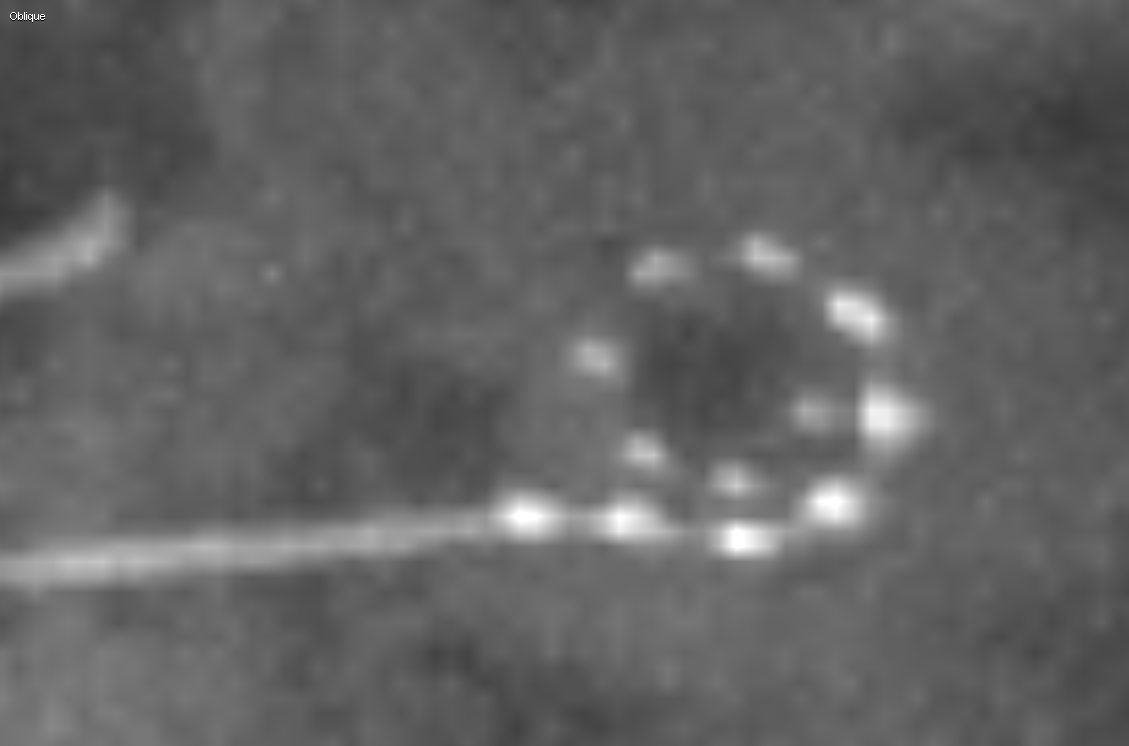
#> input picture DATA/ID03/ID03post.png, 1129 x 746 px
$ python -i utils.py   (imports and definitions only)
#> lines starting #> are read from the running program, lines starting #| are printed output that depends on the picture; after the words box and inside, x2 and y2 are one past the last pixel; in counts of white or black regions, pixels touching at a corner belong together
#> further down, picture is the input picture: shape (746, 1129, 3); min 0, max 255, mean 99.3

import sys
import numpy as np
from skimage import  measure
from scipy import spatial
import cv2
import imutils
from operator import itemgetter


# [15 lines left out: functions crop_image, normalize, not called in this run]


def find_bright_points(image):
    '''
    Find brightest points in image. Function uses thresholding, based on the
    mean pixel of an image, to extract the brightest pixels.
    INPUT:
        - image: post-operative image
    OUTPUT:
        - thresh_img: mask image showing pixels between determined threshold and 1
    '''
    gray = cv2.cvtColor(image, cv2.COLOR_BGR2GRAY)
    mean_pixel = np.mean(gray)
#> mean_pixel = 99.3
    if mean_pixel < 0.1:
        thresh = 0.155
    elif mean_pixel > 0.1 and mean_pixel < 0.2:
        thresh = 0.35
    elif mean_pixel > 0.2 and mean_pixel < 0.285:
        thresh = 0.5
    elif mean_pixel > 0.285 and mean_pixel < 0.5:
        thresh = 0.8
    elif mean_pixel > 0.5:
        thresh = 0.99
    thresh_img = cv2.threshold(gray, thresh, 1, cv2.THRESH_BINARY)[1]
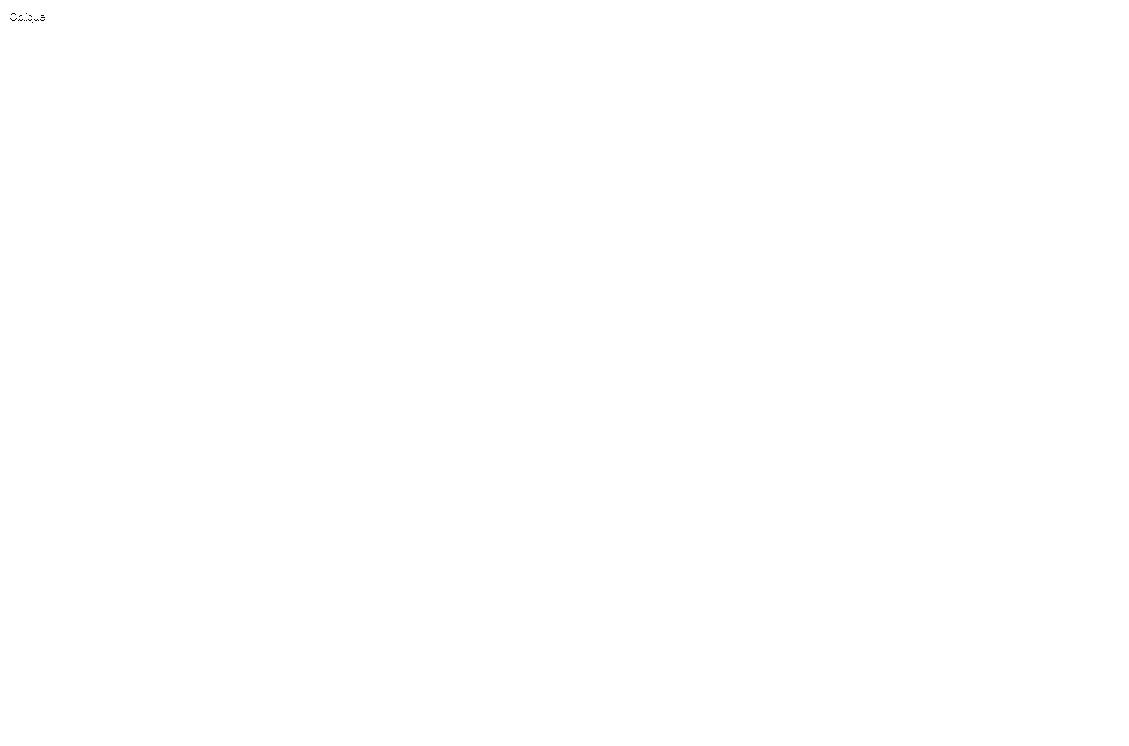
#> thresh_img: shape (746, 1129); values 0 (black) and 1 (white), 100% white; black in thin lines or dots, all inside (x1, y1, x2, y2) = (10, 13, 45, 23)
    # perform a series of erosions and dilations to remove
    # any small blobs of noise from the thresholded image
    thresh_img = cv2.erode(thresh_img, None, iterations=6)
#> thresh_img: shape (746, 1129); values 0 (black) and 1 (white), 99.9% white; 1 black region, box (x1, y1, x2, y2) and area: (4, 7, 51, 29) 918
    thresh_img = cv2.dilate(thresh_img, None, iterations=4)
#> thresh_img: shape (746, 1129); values 0 (black) and 1 (white), 99.9% white; 1 black region, box (x1, y1, x2, y2) and area: (8, 11, 47, 25) 430

    return thresh_img

# [386 lines left out: functions select_spiral, find_components, find_center, find_electrodes, dist_between_points, spiral_direction and 5 more, not called in this run]

>>> import cv2
>>> picture = cv2.imread('DATA/ID03/ID03post.png')
>>> result = find_bright_points(picture)
